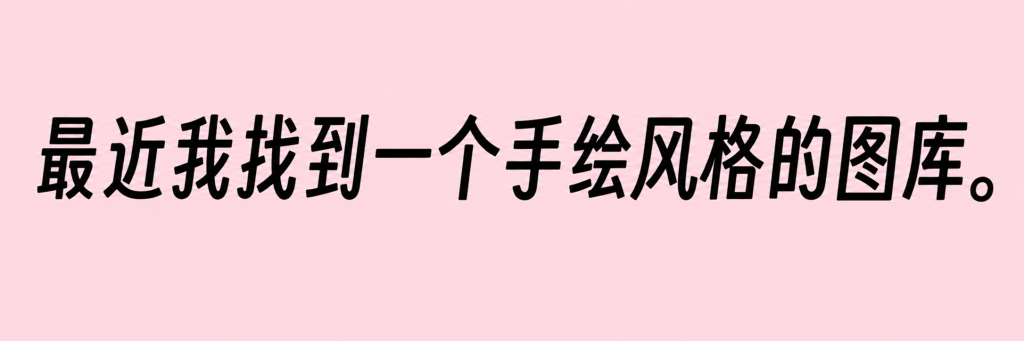
#> input picture skills/bela-video-editing/assets/xhs-subtitles/reference.png, 2048 x 682 px (shown at 1/2 size)
$ python -i _video_utils.py   (imports and definitions only)
#> lines starting #> are read from the running program, lines starting #| are printed output that depends on the picture
#!/usr/bin/env python3
"""Shared helpers for deterministic video inspection and frame extraction."""

from __future__ import annotations

import json
import math
import re
import shutil
import subprocess
from pathlib import Path


class VideoToolError(RuntimeError):
    pass


# [151 lines left out: functions require_binary, run, parse_fraction, inspect_video, parse_time, format_time and 1 more, not called in this run]


def quality_metrics(image_path: str | Path) -> dict:
    try:
        from PIL import Image, ImageFilter, ImageStat
    except ImportError as exc:
        raise VideoToolError("Pillow is required for candidate quality scoring.") from exc

    with Image.open(image_path) as image:
#> image is the input picture: PIL image 2048x682 RGBA; mean R, G, B, A 230.8, 197.7, 204.9, 255
        gray = image.convert("L")
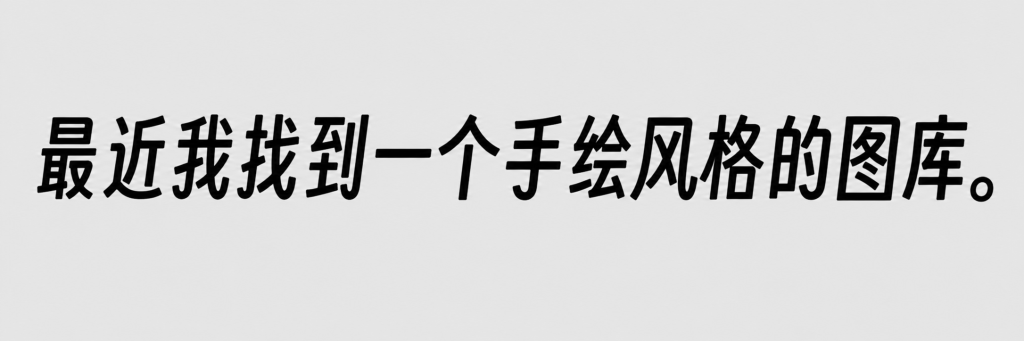
#> gray: PIL image 2048x682 L (shown at 1/2 size); min 0, max 248, mean 208.5
        gray.thumbnail((512, 512))
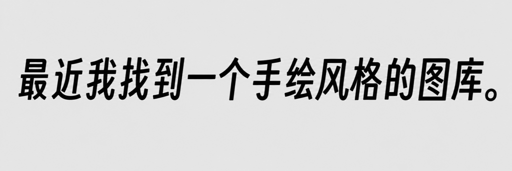
#> gray: PIL image 512x171 L; min 0, max 253, mean 208.7
        stats = ImageStat.Stat(gray)
        mean = float(stats.mean[0])
#> mean = 208.7
        contrast = math.sqrt(float(stats.var[0]))
#> contrast = 60.91
        edges = gray.filter(ImageFilter.FIND_EDGES)
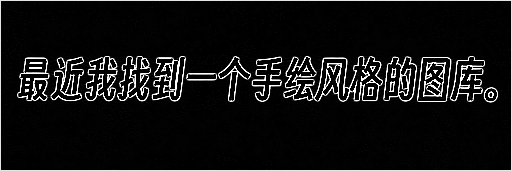
#> edges: PIL image 512x171 L; min 0, max 255, mean 19.1
        sharpness = math.sqrt(float(ImageStat.Stat(edges).var[0]))
#> sharpness = 61.64
        histogram = gray.histogram()
#> histogram = 256 values, max 55800 at index 229, min 0 at index 252, mean 342
        total = max(1, sum(histogram))
#> total = 87552
        clipped_dark = sum(histogram[:8]) / total
#> clipped_dark = 0.0576
        clipped_bright = sum(histogram[248:]) / total
#> clipped_bright = 0.000183
        exposure_penalty = abs(mean - 128.0) / 128.0
#> exposure_penalty = 0.631
        clipping_penalty = clipped_dark + clipped_bright
#> clipping_penalty = 0.0578
        score = sharpness * 1.8 + contrast * 0.45 - exposure_penalty * 18.0 - clipping_penalty * 120.0
#> score = 120.1
        return {
            "score": round(score, 4),
            "brightness": round(mean, 4),
            "contrast": round(contrast, 4),
            "sharpness": round(sharpness, 4),
            "clipped_dark_ratio": round(clipped_dark, 6),
            "clipped_bright_ratio": round(clipped_bright, 6),
        }

>>> result = quality_metrics('../../bela-video-editing/assets/xhs-subtitles/reference.png')
#> result = {'score': 120.1, 'brightness': 208.7, 'contrast': 60.91, 'sharpness': 61.64, 'clipped_dark_ratio': 0.0576, 'clipped_bright_ratio': 0.000183}
